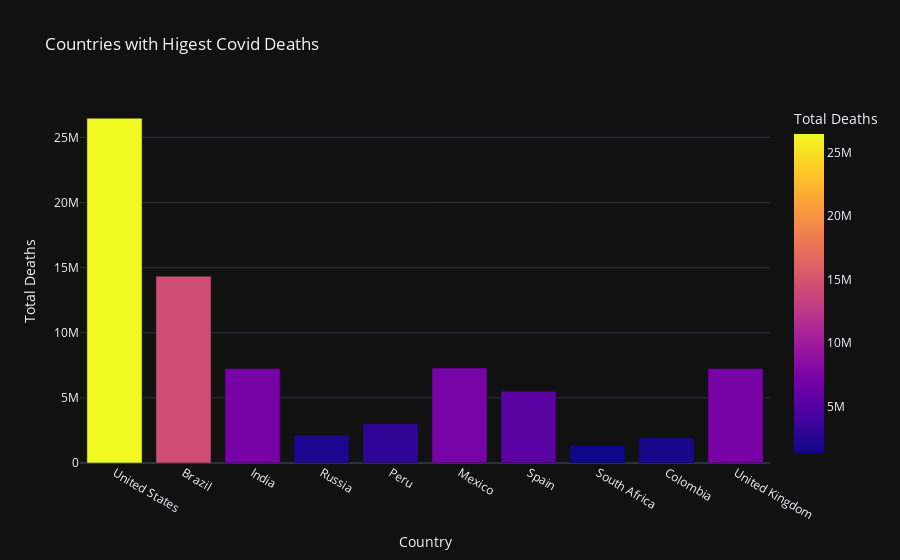

The notebook cell saved with this chart:
### Code cell
figure=px.bar(data, y='Total Deaths',x='Country',title='Countries with Higest Covid Deaths',color='Total Deaths',template='plotly_dark')
figure.show()

### Figure 1 — Plotly figure (JSON) as saved in the notebook; plotly's stock layout.template omitted (floating-point values rounded to 4 significant figures)
{"data": [{"alignmentgroup": "True", "hovertemplate": "Country=%{x}<br>Total Deaths=%{marker.color}<extra></extra>", "legendgroup": "", "marker": {"color": [26477574, 14340567, 7247327, 2131571, 3020038, 7295850, 5510624, 1357682, 1936134, 7249573], "coloraxis": "coloraxis", "pattern": {"shape": ""}}, "name": "", "offsetgroup": "", "orientation": "v", "showlegend": false, "textposition": "auto", "type": "bar", "x": ["United States", "Brazil", "India", "Russia", "Peru", "Mexico", "Spain", "South Africa", "Colombia", "United Kingdom"], "xaxis": "x", "y": [26477574, 14340567, 7247327, 2131571, 3020038, 7295850, 5510624, 1357682, 1936134, 7249573], "yaxis": "y"}], "layout": {"autosize": true, "barmode": "relative", "coloraxis": {"colorbar": {"title": {"text": "Total Deaths"}}, "colorscale": [[0, "#0d0887"], [0.1111, "#46039f"], [0.2222, "#7201a8"], [0.3333, "#9c179e"], [0.4444, "#bd3786"], [0.5556, "#d8576b"], [0.6667, "#ed7953"], [0.7778, "#fb9f3a"], [0.8889, "#fdca26"], [1, "#f0f921"]]}, "legend": {"tracegroupgap": 0}, "title": {"text": "Countries with Higest Covid Deaths"}, "xaxis": {"anchor": "y", "autorange": true, "domain": [0, 1], "range": [-0.5, 9.5], "title": {"text": "Country"}, "type": "category"}, "yaxis": {"anchor": "x", "autorange": true, "domain": [0, 1], "range": [0, 27870000.0], "title": {"text": "Total Deaths"}, "type": "linear"}}}
